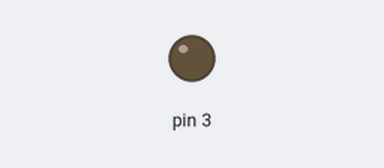
The sketch below on a simulated Arduino Uno, built with avr-gcc and run on an emulated ATmega328P. Shown: output pins drawn as LEDs (lit = HIGH).

Above: at 0.05 s.
At 19.95 s:
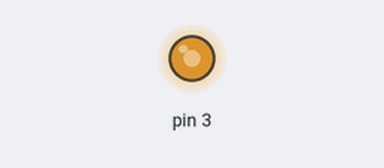
At 29.38 s:
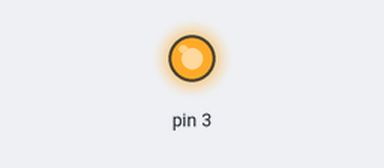
At 39.85 s:
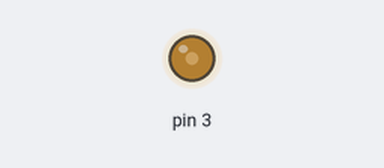
Timing chart, 0 to 40.0 s (numbered marks = the images above):
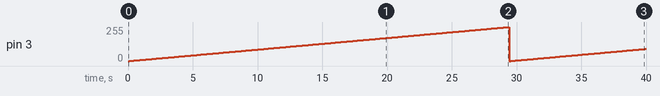

Measured:
- by itself, pin 3: 0/255 → 1/255 at 0.12 s, → 2/255 0.12 s later, → 3/255 0.12 s later, → 4/255 0.12 s later, … (347 changes in this stretch)

The sketch:

AnalogOut.ino
```cpp
void setup() {
  pinMode(3, OUTPUT);
}

void loop() {
  // Output all possible PWM values successively in about 30 seconds
  for (int dutyCycle = 0; dutyCycle < 256; dutyCycle++) {
    analogWrite(3, dutyCycle);
    delay(115);  // Do nothing for 115 milliseconds
  }
}
```
